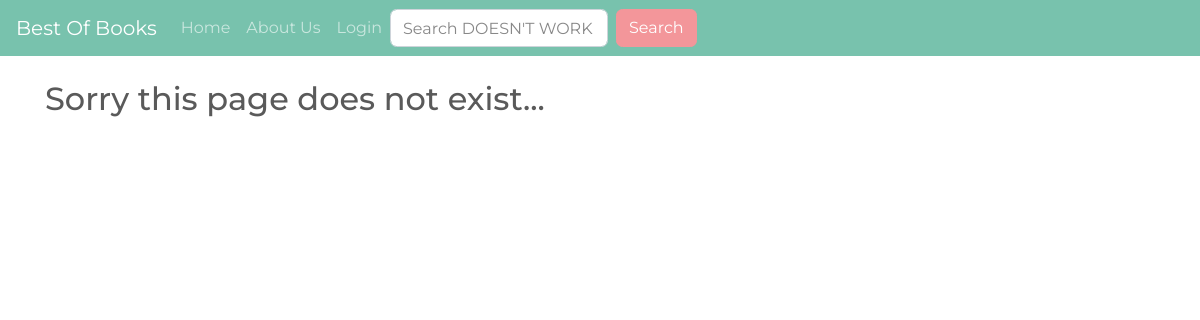
The page /genre/fantasy on the database as committed earlier.
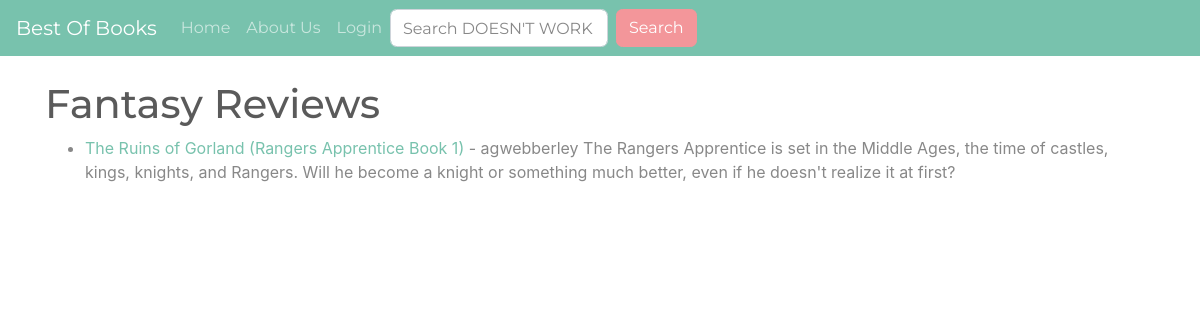
The same page on the database as committed later.
### mainapp/models.py (models this page shows, shortened)
class Post(models.Model):
	title = models.CharField(max_length=255)
	slug = models.SlugField(max_length=255, null=False, unique=True)
	reviewer = models.ForeignKey(User, on_delete=models.CASCADE)
	author = models.CharField(max_length=255)
	pub_date = models.DateField()
	genre = models.CharField(max_length=255)
	should_know = models.CharField(max_length=500)
	snippit = models.CharField(max_length=255)
	body = models.TextField()

### mainapp/views.py (the view)
# urls.py: path('genre/<str:genres>', GenreView, name="genre"),
def GenreView(request, genres):
	genre_posts = Post.objects.filter(genre=genres)
	return render(request, 'genres.html', {"genres":genres.title(), 'genre_posts':genre_posts})

### mainapp/templates/genres.html (shortened to what this page needs)
{% extends 'base.html' %}
{% block content %}
{% if genre_posts %}
<h1>{{ genres }} Reviews</h1>
<ul>
{% for post in genre_posts %}
	<li><a href="{% url 'article-detail' post.slug  %}">{{ post.title }}</a> - {{ post.reviewer }}
	{{ post.snippit}}</li>
{% endfor %}
</ul>
{% else %}
<h2>Sorry this page does not exist...</h2>
{% endif%}
{% endblock %}

Rows that differ between the two databases and show on the page:
now on this page (row edited): Post: genre "Fantasy", title "The Ruins of Gorland (Rangers Apprentice Book 1)", reviewer "agwebberley", snippit "The Rangers Apprentice is set in the Middle Ages, the time of castles, kings, knights, and Rangers. Will he become a knight or something much better, even if he doesn't realize it at first?"
Other text that changed with them:
text no longer shown: "Sorry this page does not exist..."
text now shown: "Reviews"
